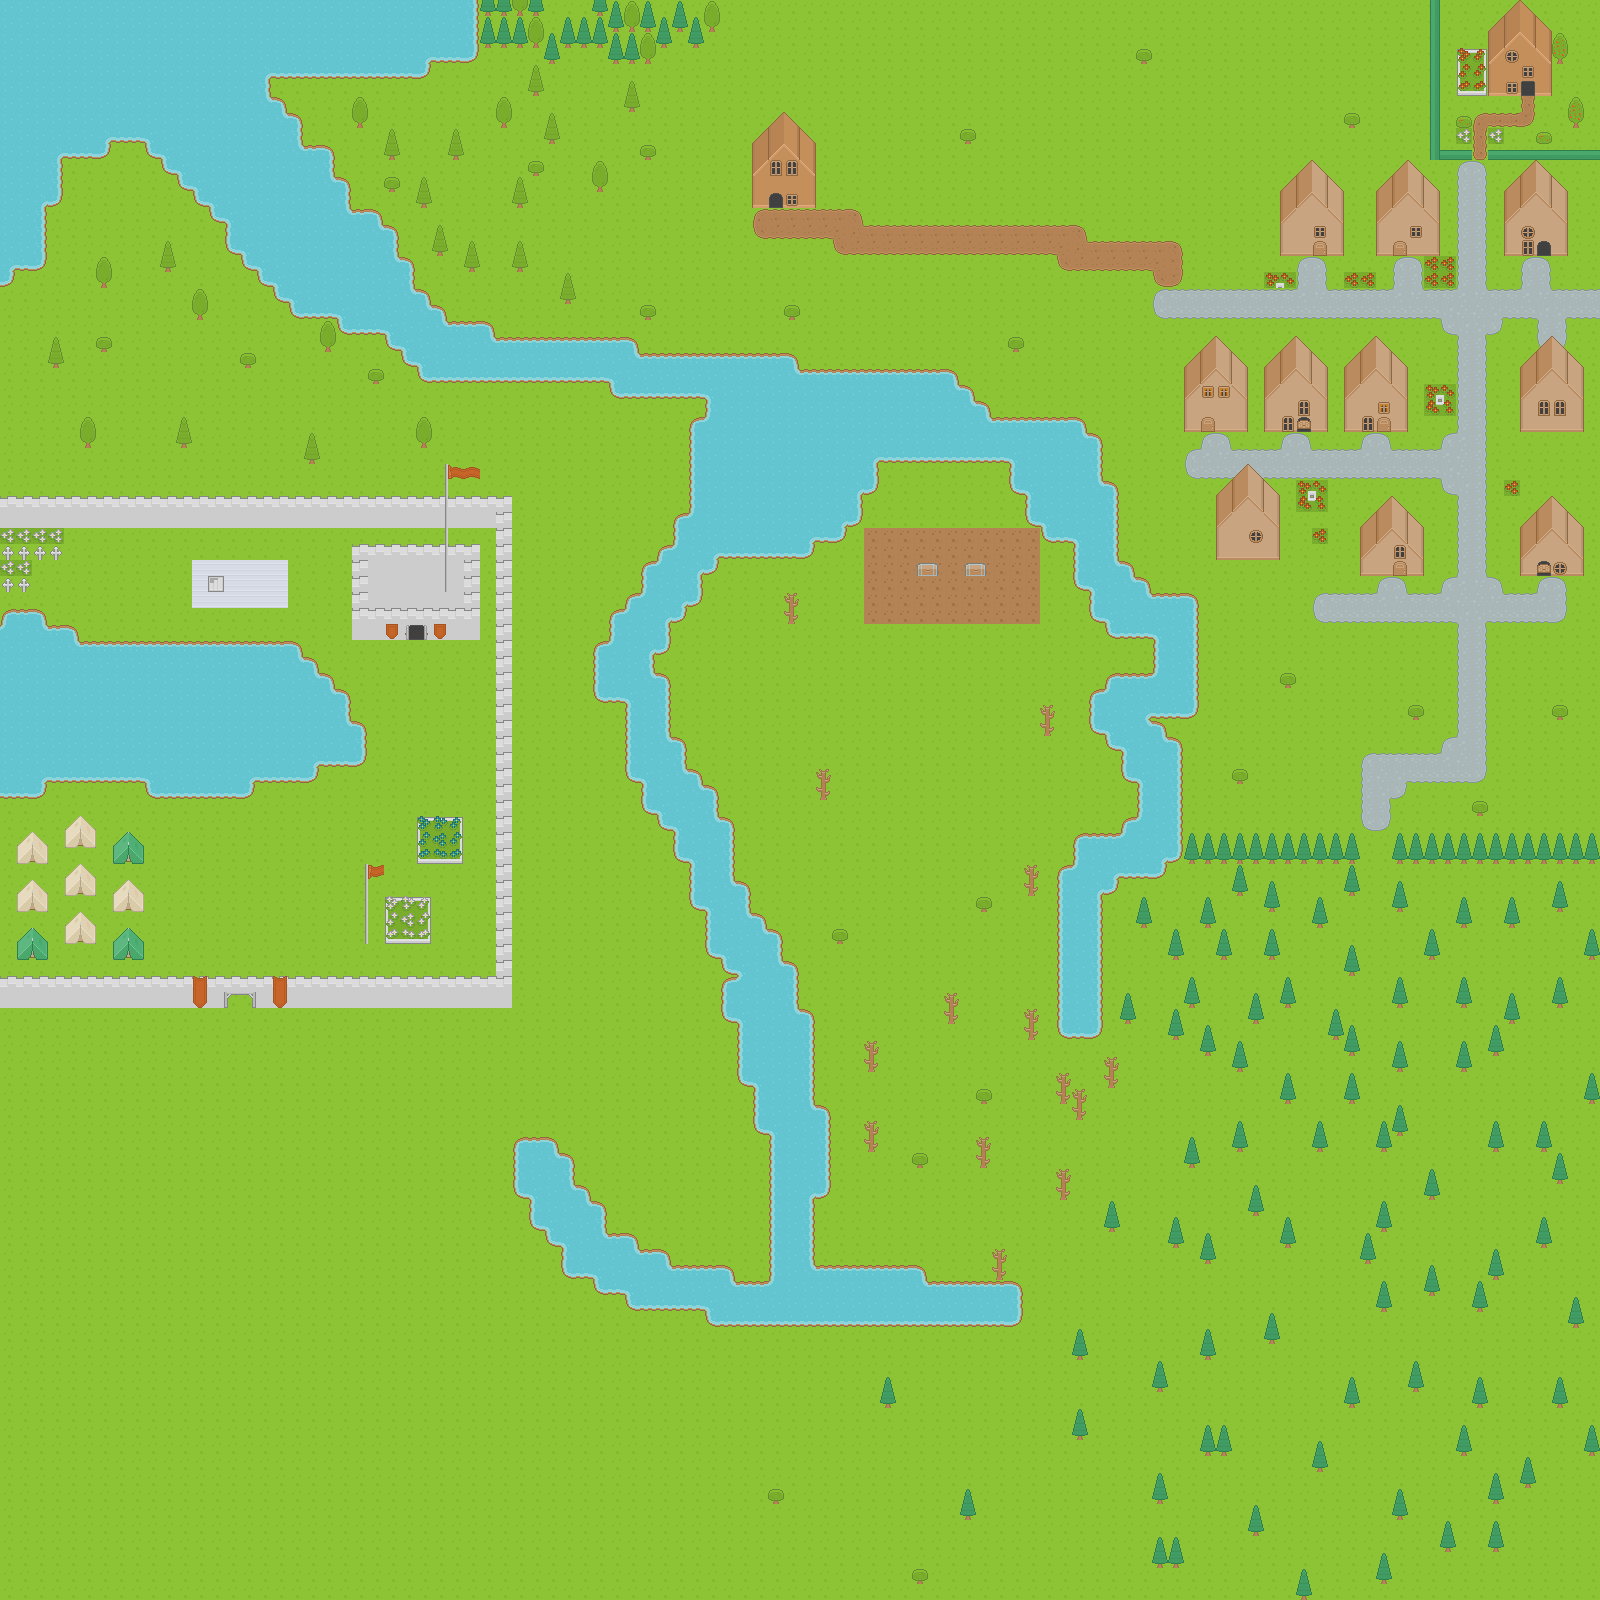

This game map was drawn from its Tiled (.tmx) file and the tilesets committed beside it. A one-line description and the trimmed map source follow:
An orthogonal 100x100 tile map with 16x16 px tiles, 9 tile layers (Grass, Trees, Road, Houses, ...).

<map version="1.0" tiledversion="1.0.3" orientation="orthogonal" renderorder="left-down" width="100" height="100" tilewidth="16" tileheight="16" nextobjectid="2">
 <tileset firstgid="1" source="Land1.tsx" />
 <layer name="Grass" width="100" height="100">
  <data>[10000 cells, 10000 non-empty, 2 distinct tile ids]</data>
 </layer>
 <layer name="Trees" width="100" height="100">
  <data>[10000 cells, 379 non-empty, 13 distinct tile ids]</data>
 </layer>
 <layer name="Road" width="100" height="100">
  <data>[10000 cells, 312 non-empty, 26 distinct tile ids]</data>
 </layer>
 <layer name="Houses" width="100" height="100">
  <data>[10000 cells, 168 non-empty, 18 distinct tile ids]</data>
 </layer>
 <layer name="Castle2" width="100" height="100">
  <data>[10000 cells, 62 non-empty, 1 distinct tile ids]</data>
 </layer>
 <layer name="Castle" width="100" height="100">
  <data>[10000 cells, 212 non-empty, 14 distinct tile ids]</data>
 </layer>
 <layer name="Objects" width="100" height="100">
  <data>[10000 cells, 152 non-empty, 59 distinct tile ids]</data>
 </layer>
 <layer name="Roofs" width="100" height="100">
  <data>[10000 cells, 144 non-empty, 12 distinct tile ids]</data>
 </layer>
 <layer name="Water" width="100" height="100">
  <data>[10000 cells, 1344 non-empty, 13 distinct tile ids]</data>
 </layer>
</map>
